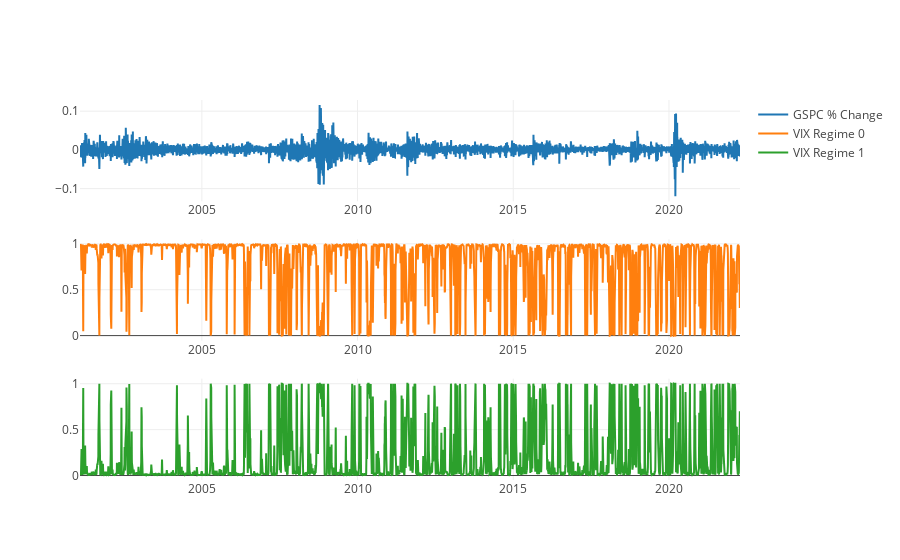

Notebook source saved alongside this figure:
### Code cell
msdr_model = sm.tsa.MarkovRegression(endog=vix_pct['close'], k_regimes=nRegimes,
    trend='c', switching_variance=True)

msdr_model_results = msdr_model.fit(iter=nIter)

marg_probs_msdr = [msdr_model_results.smoothed_marginal_probabilities[i] for i in range(nRegimes)]

# Plot
fig = make_subplots(rows=nRegimes+1, cols = 1)
fig.update_layout(template = style)
fig.add_trace(
        go.Scatter(y = gspc_pct["close"], x = gspc_pct.index, name = "GSPC % Change"),
        row = 1, col = 1
    )

for i in range(nRegimes):
    fig.add_trace(
        go.Scatter(y = marg_probs_msdr[i], x = gspc_pct.index, name = "VIX Regime "+str(i)), 
        row=i+2, col=1,
    )

fig.show()
hidden_states_msdr_vix = (marg_probs_msdr[0] > .5)*1

### Figure 1 — Plotly figure (JSON) as saved in the notebook; plotly's stock layout.template omitted (floating-point values rounded to 4 significant figures; data arrays with more than 128 entries replaced by an {"elided": "..."} marker saying what was removed)
{"data": [{"name": "GSPC % Change", "type": "scatter", "x": {"elided": "5333 str values"}, "xaxis": "x", "y": {"elided": "5333 float values"}, "yaxis": "y"}, {"name": "VIX Regime 0", "type": "scatter", "x": {"elided": "5333 str values"}, "xaxis": "x2", "y": {"elided": "5333 float values"}, "yaxis": "y2"}, {"name": "VIX Regime 1", "type": "scatter", "x": {"elided": "5333 str values"}, "xaxis": "x3", "y": {"elided": "5333 float values"}, "yaxis": "y3"}], "layout": {"xaxis": {"anchor": "y", "domain": [0, 1]}, "xaxis2": {"anchor": "y2", "domain": [0, 1]}, "xaxis3": {"anchor": "y3", "domain": [0, 1]}, "yaxis": {"anchor": "x", "domain": [0.7333, 1]}, "yaxis2": {"anchor": "x2", "domain": [0.3667, 0.6333]}, "yaxis3": {"anchor": "x3", "domain": [0, 0.2667]}}}
